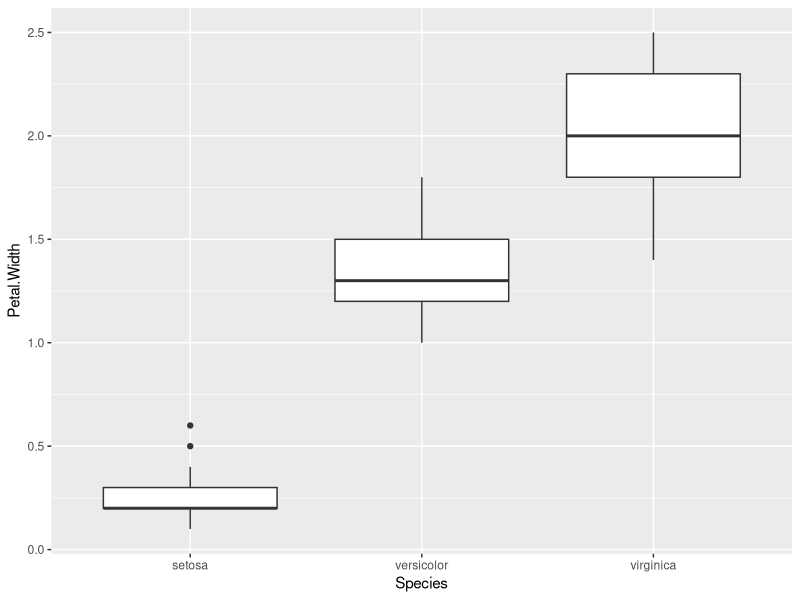

R code for this plot:
library(tidyverse)

#Find the error/typo, and the fix it.
#Save the script and use this corrected file to submit to my original repository
#using a pull request

ggplot(data = iris, 
       aes(x = Species, 
           y = Petal.Width)) + 
  geom_boxplot()  #ROTATE


